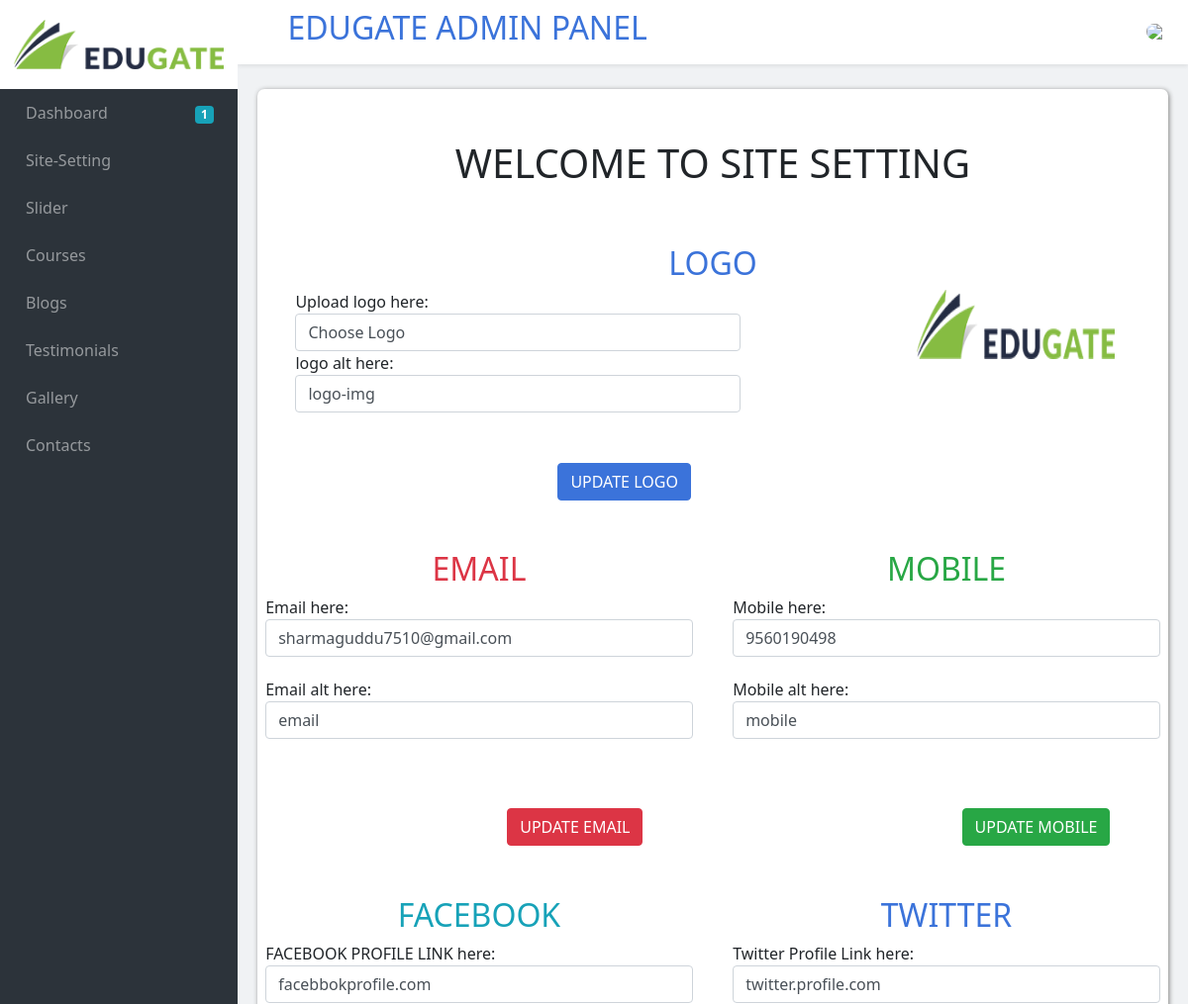
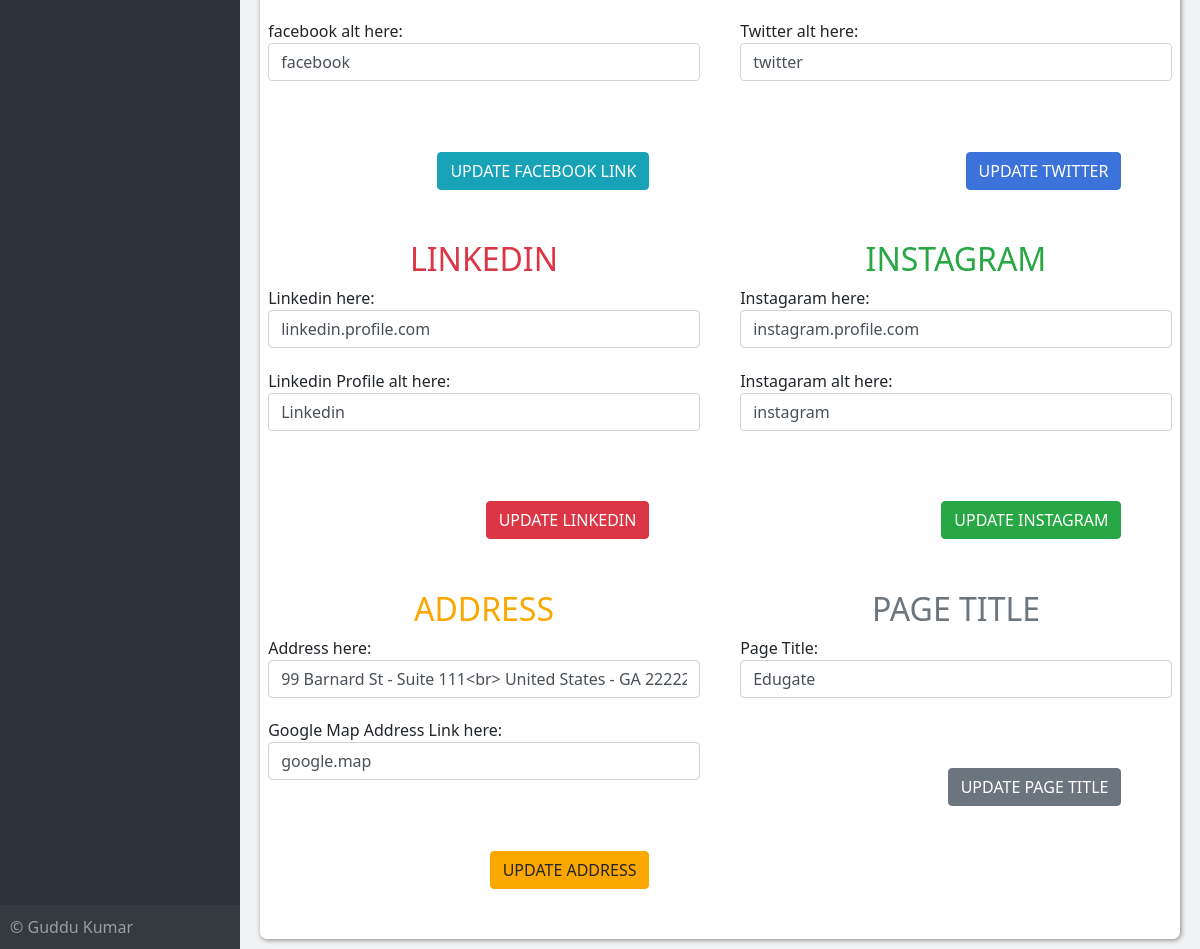
Screenshot of /edu-admin/login/site-setting.php (signed in) with the database file from the repository (2 pictures, top to bottom).
### tables this page shows
CREATE TABLE `sitesetting` (
  `id` int(11) NOT NULL,
  `logo` varchar(100) DEFAULT NULL,
  `logo_alt` varchar(100) DEFAULT NULL,
  `logo_update` datetime DEFAULT NULL,
  `email` varchar(100) DEFAULT NULL,
  `email_alt` varchar(100) DEFAULT NULL,
  `email_update` datetime DEFAULT NULL,
  `mobile` bigint(20) DEFAULT NULL,
  `mobile_alt` varchar(100) DEFAULT NULL,
  `mobile_update` datetime DEFAULT NULL,
  `facebook` varchar(255) DEFAULT NULL,
  `facebook_alt` varchar(100) DEFAULT NULL,
  `facebook_update` datetime DEFAULT NULL,
  `twitter` varchar(255) DEFAULT NULL,
  `twitter_alt` varchar(100) DEFAULT NULL,
  `twitter_update` datetime DEFAULT NULL,
  `linkedin` varchar(255) DEFAULT NULL,
  `linkedin_alt` varchar(100) DEFAULT NULL,
  `linkedin_update` datetime DEFAULT NULL,
  `instagram` varchar(255) DEFAULT NULL,
  `instagram_alt` varchar(100) DEFAULT NULL,
  `instagram_update` datetime DEFAULT NULL,
  `address` varchar(255) DEFAULT NULL,
  `address_link` varchar(255) DEFAULT NULL,
  `address_update` datetime DEFAULT NULL,
  `page_title` varchar(255) DEFAULT NULL,
  `page_title_update` datetime DEFAULT NULL
);

### edu-admin/login/site-setting.php (the view, shortened to what this page needs)
<!DOCTYPE html>
<html lang="en">
<head>
    <?php include_once "include/link.php"; include_once "auth.php"; ?>
</head>
<body class="menubar-enabled navbar-top-fixed">
    <div class="wrapper">
    <?php
    include_once "include/header.php";
    include_once "include/side.php";
    ?>
<div class="conatiner-fluid mt-15 ">
<?php
$select="SELECT * FROM sitesetting";
$query=$conn->prepare($select);
$query->execute();
$value=$query->fetchAll(PDO::FETCH_ASSOC);
foreach($value as $data){
?>
<div class="row">
    <div class="col-md-12 col-sm-12 col-xs-12">
        <div style="background-color: white;margin:10px 20px;border-radius:7px;box-shadow:1px 1px 5px gray">
     <h1 class="text-center text-black py-50">WELCOME TO SITE SETTING</h1>
            <h2 class="text-center text-primary">LOGO</h2>
<div class="row">
            <div class="col-md-7 col-sm-12 col-xs-12 px-50">
<form method="POST" enctype="multipart/form-data">
      <label for="">Upload logo here:</label>
          <div class="custom-file">
    <label class="custom-file-label" for="customFile">Choose Logo</label>
  </div>
          <div class="form-group mb-20>"><label for="">logo alt here:</label>
    <input type="text" class="form-control"   placeholder="Logo alt here" value="<?=$data["logo_alt"];?>" name="logoalt">
  </div>
    <button type="submit" class="btn btn-primary m-50 float-right" name="logoupdate">UPDATE LOGO</button>
  </form>
            </div>
            <div class="col-md-5 col-sm-12 col-xs-12 px-15">
                <img class="float-right mr-50" height="70" width="200px" src="images/logo/<?php echo $data["logo"]; ?>">
            </div>
</div>
<div class="row">
            <div class="col-md-6 col-sm-12 col-xs-12 px-20">
                <h2 class="text-center text-danger">EMAIL</h2>
<form method="POST"  >
          <div class="form-group mb-20"><label for="">Email here:</label>
    <input type="email" class="form-control"   placeholder="email here" name="email" value="<?=$data["email"];?>">
  </div>
          <div class="form-group mb-20"><label for="">Email alt here:</label>
    <input type="text" class="form-control"   placeholder="email alt here" name="emailalt"  value="<?=$data["email_alt"];?>">
  </div>
    <button type="submit" class="btn btn-danger m-50 float-right" name="emailupdate">UPDATE EMAIL</button>
  </form>
            </div>
            <div class="col-md-6 col-sm-12 col-xs-12 px-20">
                <h2 class="text-center text-success">MOBILE</h2>
                 <form  method="POST">
          <div class="form-group mb-20"><label for="">Mobile here:</label>
    <input type="text" class="form-control"   placeholder="mobile here" value="<?=$data['mobile'];?>" name="mobile">
  </div>
          <div class="form-group mb-20"><label for="">Mobile alt here:</label>
    <input type="text" class="form-control"   placeholder="mobile alt here" value="<?=$data['mobile_alt'];?>" name="mobilealt">
  </div>
    <button type="submit" class="btn btn-success m-50 float-right" name="mobileupdate">UPDATE MOBILE</button>
  </form>
            </div>
</div>
<div class="row">
            <div class="col-md-6 col-sm-12 col-xs-12 px-20">
                <h2 class="text-center text-info">FACEBOOK</h2>
<form method="POST" >
          <div class="form-group mb-20"><label for="">FACEBOOK PROFILE LINK here:</label>
    <input type="text" class="form-control"   placeholder="Facebook Profile Link here" value="<?=$data['facebook'];?>" name="facebook">
  </div>
          <div class="form-group mb-20"><label for="">facebook alt here:</label>
    <input type="text" class="form-control"   placeholder="Facebook alt here" value="<?=$data['facebook_alt'];?>" name="facebookalt">
  </div>
    <button type="submit" class="btn btn-info m-50 float-right" name="facebookupdate">UPDATE FACEBOOK LINK</button>
  </form>
            </div>
            <div class="col-md-6 col-sm-12 col-xs-12 px-20">
                <h2 class="text-center text-primary">TWITTER</h2>
                 <form method="POST" >
          <div class="form-group mb-20"><label for="">Twitter Profile Link here:</label>
    <input type="text" class="form-control"   placeholder="Twitter here" name="twitter" value="<?=$data['twitter'];?>">
  </div>
          <div class="form-group mb-20"><label for="">Twitter alt here:</label>
    <input type="text" class="form-control"   placeholder="Twitter alt here" name="twitteralt" value="<?=$data['twitter_alt'];?>">
  </div>
    <button type="submit" class="btn btn-primary m-50 float-right" name="twitterupdate">UPDATE TWITTER</button>
  </form>
            </div>
</div>
<div class="row">
            <div class="col-md-6 col-sm-12 col-xs-12 px-20">
                <h2 class="text-center text-danger">LINKEDIN</h2>
<form method="POST" >
          <div class="form-group mb-20"><label for="">Linkedin here:</label>
    <input type="text" class="form-control"   placeholder="Linked Profile Link here" name="linkedin"
    value="<?=$data["linkedin"];?>" >
  </div>
          <div class="form-group mb-20"><label for="">Linkedin Profile alt here:</label>
    <input type="text" class="form-control"   placeholder="Linkedin alt here" name="linkedinalt"
    value="<?=$data["linkedin_alt"];?>">
  </div>
    <button type="submit" class="btn btn-danger m-50 float-right" name="linkedinupdate">UPDATE LINKEDIN</button>
  </form>
            </div>
            <div class="col-md-6 col-sm-12 col-xs-12 px-20">
                <h2 class="text-center text-success">INSTAGRAM</h2>
                 <form method="POST" >
          <div class="form-group mb-20"><label for="">Instagaram here:</label>
    <input type="text" class="form-control"   placeholder="Istagram Profile Link here" name="insta"
    value="<?=$data["instagram"];?>">
  </div>
          <div class="form-group mb-20"><label for="">Instagaram alt here:</label>
    <input type="text" class="form-control"   placeholder="Instagram profile alt here" name="instaalt"
     value="<?=$data["instagram_alt"];?>">
  </div>
    <button type="submit" class="btn btn-success m-50 float-right" name="instaupdate">UPDATE INSTAGRAM</button>
  </form>
            </div>
</div>
<div class="row">
            <div class="col-md-6 col-sm-12 col-xs-12 px-20">
                <h2 class="text-center text-warning">ADDRESS</h2>
<form method="POST" >
          <div class="form-group mb-20"><label for="">Address here:</label>
    <input type="text" class="form-control"   placeholder="Address here" name="address" value="<?=$data['address'];?>">
  </div>
          <div class="form-group mb-20"><label for="">Google Map Address Link here:</label>
    <input type="text" class="form-control"   placeholder="Map address here" name="gaddress"
    value="<?=$data['address_link'];?>">
  </div>
    <button type="submit" class="btn btn-warning m-50 float-right" name="addressupdate">UPDATE ADDRESS</button>
  </form>
            </div>
            <div class="col-md-6 col-sm-12 col-xs-12 px-20">
                <h2 class="text-center text-secondary">PAGE TITLE</h2>
                 <form method="POST">
          <div class="form-group mb-20"><label for="">Page Title:</label>
    <input type="text" class="form-control"   placeholder="Page Title here" name="title" value="<?=$data['page_title'];?>">
  </div>
    <button type="submit" class="btn btn-secondary m-50 float-right" name="titleupdate">UPDATE PAGE TITLE</button>
  </form>
            </div>
</div>
            <?php } ?>
    </div>
</div>
</div>
</div>
    </div>
</body>
</html>

### rows the page displays
sitesetting: logoalt "logo-img", logo (picture), email "sharmaguddu7510@gmail.com", emailalt "email", mobile "9560190498", mobilealt "mobile", facebook "facebbokprofile.com", facebookalt "facebook", twitter "twitter.profile.com", twitteralt "twitter", linkedin "linkedin.profile.com", linkedinalt "Linkedin", insta "instagram.profile.com", instaalt "instagram", address "99 Barnard St - Suite 111<br> United States - GA 22222", gaddress "google.map", title "Edugate"
